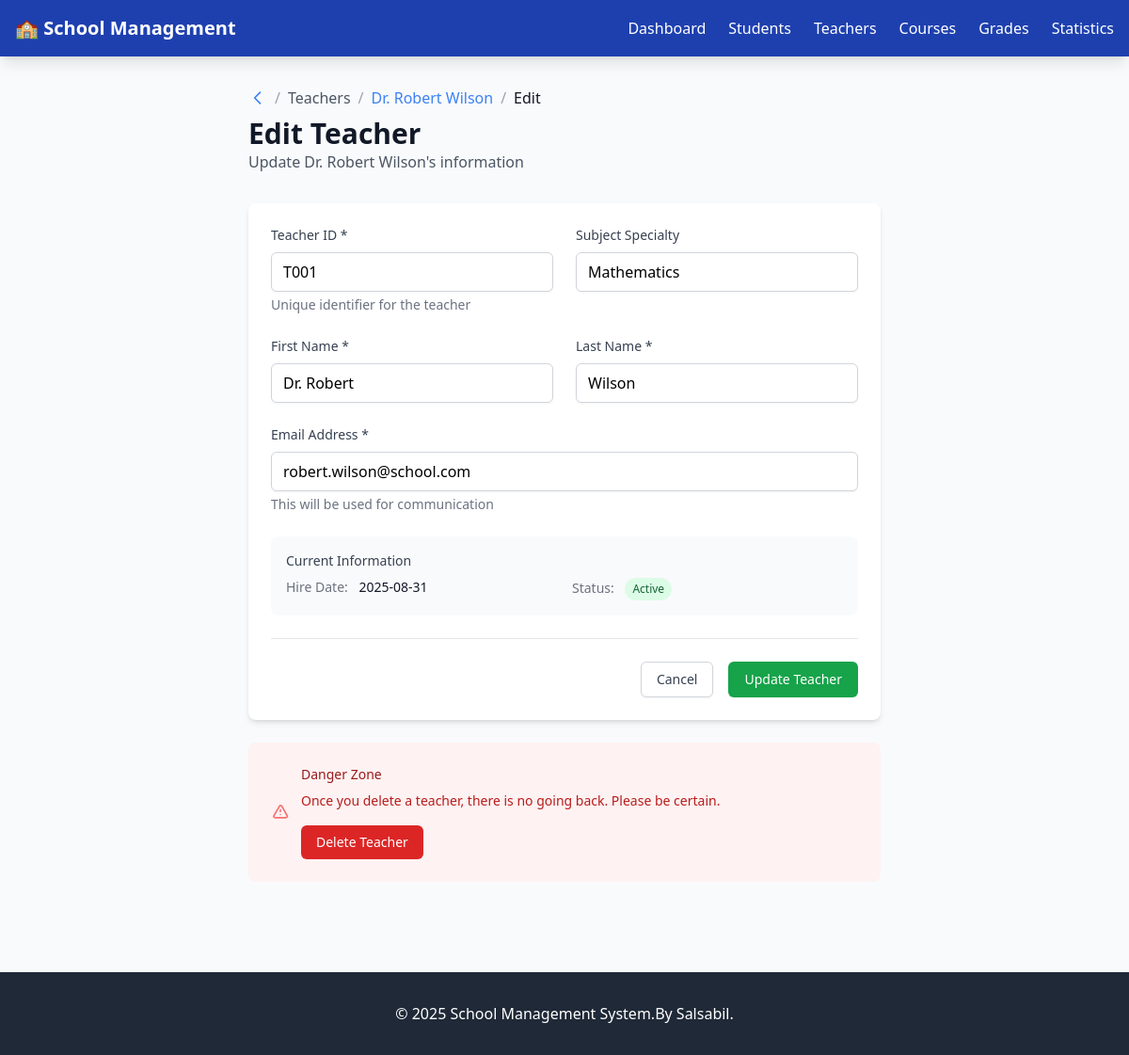
The page /teachers/1/edit on the database its author committed.
### models/your_model.py (models this page shows, shortened)
class Teacher(db.Model):
    __tablename__ = 'teachers'
    id = db.Column(db.Integer, primary_key=True)
    teacher_id = db.Column(db.String(10), unique=True, nullable=False)
    first_name = db.Column(db.String(50), nullable=False)
    last_name = db.Column(db.String(50), nullable=False)
    email = db.Column(db.String(100), unique=True, nullable=False)
    subject_specialty = db.Column(db.String(100))
    hire_date = db.Column(db.Date, default=datetime.utcnow().date)
    status = db.Column(db.String(20), default='active')
    courses = db.relationship('Course', backref='teacher', lazy=True, cascade='all, delete-orphan')
    @property
    def full_name(self):
        return f"{self.first_name} {self.last_name}"

### index.py (the view, shortened to what this page needs)
@app.route('/teachers/<int:id>/edit', methods=['GET', 'POST'])
def teacher_edit(id):
    teacher = Teacher.query.get_or_404(id)
    return render_template('teachers/edit.html', teacher=teacher)

### templates/teachers/edit.html (shortened to what this page needs)
{% extends "base.html" %}
{% block content %}
<div class="max-w-2xl mx-auto">
    <div class="mb-8">
        <div class="flex items-center space-x-2 mb-2">
            <a href="{{ url_for('teachers_list') }}" class="text-blue-500 hover:text-blue-600">
                <svg class="h-5 w-5" fill="none" stroke="currentColor" viewBox="0 0 24 24">
                    <path stroke-linecap="round" stroke-linejoin="round" stroke-width="2" d="M15 19l-7-7 7-7"></path>
                </svg>
            </a>
            <span class="text-gray-400">/</span>
            <span class="text-gray-600">Teachers</span>
            <span class="text-gray-400">/</span>
            <a href="{{ url_for('teacher_details', id=teacher.id) }}" class="text-blue-500 hover:text-blue-600">{{ teacher.full_name }}</a>
            <span class="text-gray-400">/</span>
            <span class="text-gray-900 font-medium">Edit</span>
        </div>
        <h1 class="text-3xl font-bold text-gray-900">Edit Teacher</h1>
        <p class="text-gray-600">Update {{ teacher.full_name }}'s information</p>
    </div>
    <div class="bg-white rounded-lg shadow-md p-6">
        <form method="POST" class="space-y-6">
            <div class="grid grid-cols-1 md:grid-cols-2 gap-6">
                <div>
                    <label for="teacher_id" class="block text-sm font-medium text-gray-700 mb-2">Teacher ID *</label>
                    <input type="text" id="teacher_id" name="teacher_id" required
                           value="{{ teacher.teacher_id }}"
                           class="w-full px-3 py-2 border border-gray-300 rounded-md shadow-sm focus:outline-none focus:ring-2 focus:ring-green-500 focus:border-green-500"
                           placeholder="e.g., T001">
                    <p class="mt-1 text-sm text-gray-500">Unique identifier for the teacher</p>
                </div>
                <div>
                    <label for="subject_specialty" class="block text-sm font-medium text-gray-700 mb-2">Subject Specialty</label>
                    <input type="text" id="subject_specialty" name="subject_specialty"
                           value="{{ teacher.subject_specialty or '' }}"
                           class="w-full px-3 py-2 border border-gray-300 rounded-md shadow-sm focus:outline-none focus:ring-2 focus:ring-green-500 focus:border-green-500"
                           placeholder="e.g., Mathematics, English Literature">
                </div>
            </div>
            <div class="grid grid-cols-1 md:grid-cols-2 gap-6">
                <div>
                    <label for="first_name" class="block text-sm font-medium text-gray-700 mb-2">First Name *</label>
                    <input type="text" id="first_name" name="first_name" required
                           value="{{ teacher.first_name }}"
                           class="w-full px-3 py-2 border border-gray-300 rounded-md shadow-sm focus:outline-none focus:ring-2 focus:ring-green-500 focus:border-green-500"
                           placeholder="Enter first name">
                </div>
                <div>
                    <label for="last_name" class="block text-sm font-medium text-gray-700 mb-2">Last Name *</label>
                    <input type="text" id="last_name" name="last_name" required
                           value="{{ teacher.last_name }}"
                           class="w-full px-3 py-2 border border-gray-300 rounded-md shadow-sm focus:outline-none focus:ring-2 focus:ring-green-500 focus:border-green-500"
                           placeholder="Enter last name">
                </div>
            </div>
            <div>
                <label for="email" class="block text-sm font-medium text-gray-700 mb-2">Email Address *</label>
                <input type="email" id="email" name="email" required
                       value="{{ teacher.email }}"
                       class="w-full px-3 py-2 border border-gray-300 rounded-md shadow-sm focus:outline-none focus:ring-2 focus:ring-green-500 focus:border-green-500"
                       placeholder="teacher@school.com">
                <p class="mt-1 text-sm text-gray-500">This will be used for communication</p>
            </div>
            <div class="bg-gray-50 rounded-lg p-4">
                <h3 class="text-sm font-medium text-gray-700 mb-2">Current Information</h3>
                <div class="grid grid-cols-1 md:grid-cols-2 gap-4 text-sm">
                    <div>
                        <span class="text-gray-500">Hire Date:</span>
                        <span class="ml-2 text-gray-900">{{ teacher.hire_date.strftime('%Y-%m-%d') if teacher.hire_date else 'N/A' }}</span>
                    </div>
                    <div>
                        <span class="text-gray-500">Status:</span>
                        <span class="ml-2 inline-flex items-center px-2 py-1 rounded-full text-xs font-medium {% if teacher.status == 'active' %}bg-green-100 text-green-800{% else %}bg-red-100 text-red-800{% endif %}">
                            {{ teacher.status|title }}
                        </span>
                    </div>
                </div>
            </div>
            <div class="flex justify-end space-x-4 pt-6 border-t border-gray-200">
                <a href="{{ url_for('teacher_details', id=teacher.id) }}"
                   class="px-4 py-2 border border-gray-300 rounded-md shadow-sm text-sm font-medium text-gray-700 bg-white hover:bg-gray-50 focus:outline-none focus:ring-2 focus:ring-offset-2 focus:ring-green-500">
                    Cancel
                </a>
                <button type="submit"
                        class="px-4 py-2 border border-transparent rounded-md shadow-sm text-sm font-medium text-white bg-green-600 hover:bg-green-700 focus:outline-none focus:ring-2 focus:ring-offset-2 focus:ring-green-500">
                    Update Teacher
                </button>
            </div>
        </form>
    </div>
    <div class="bg-red-50 rounded-lg p-6 mt-6">
        <div class="flex items-center">
            <div class="flex-shrink-0">
                <svg class="h-5 w-5 text-red-400" fill="none" stroke="currentColor" viewBox="0 0 24 24">
                    <path stroke-linecap="round" stroke-linejoin="round" stroke-width="2" d="M12 9v2m0 4h.01m-6.938 4h13.856c1.54 0 2.502-1.667 1.732-2.5L13.732 4c-.77-.833-1.964-.833-2.732 0L3.732 16.5c-.77.833.192 2.5 1.732 2.5z"></path>
                </svg>
            </div>
            <div class="ml-3">
                <h3 class="text-sm font-medium text-red-800">Danger Zone</h3>
                <div class="mt-2 text-sm text-red-700">
                    <p>Once you delete a teacher, there is no going back. Please be certain.</p>
                </div>
                <div class="mt-4">
                    <form method="POST" action="{{ url_for('teacher_delete', id=teacher.id) }}" class="inline" onsubmit="return confirm('Are you absolutely sure you want to delete this teacher? This action cannot be undone.')">
                        <button type="submit" class="bg-red-600 hover:bg-red-700 text-white text-sm font-medium px-4 py-2 rounded-md transition-colors">
                            Delete Teacher
                        </button>
                    </form>
                </div>
            </div>
        </div>
    </div>
</div>
{% endblock %}

### rows shown on the page
Teacher: full_name "Dr. Robert Wilson", teacher_id "T001", subject_specialty "Mathematics", first_name "Dr. Robert", last_name "Wilson", email "robert.wilson@school.com", hire_date "2025-08-31", status "Active"
